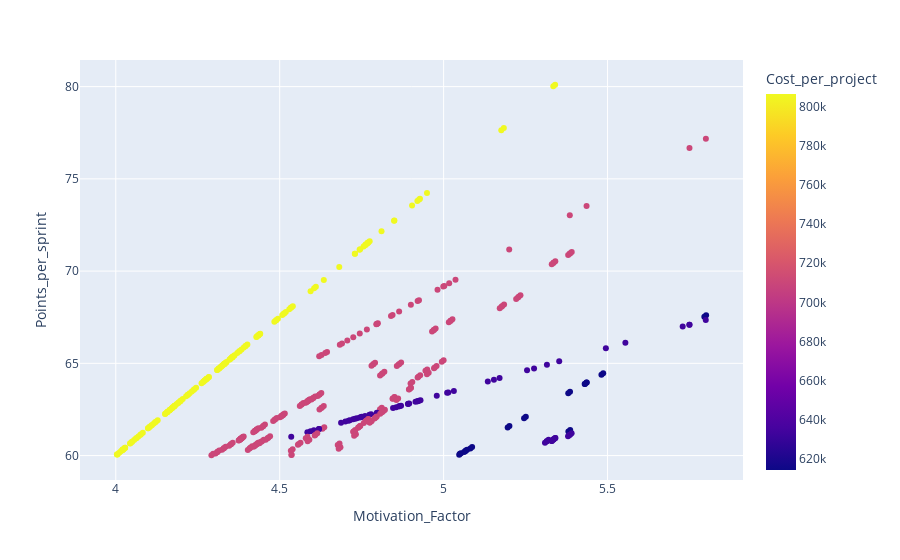

Source (notebook cell):
### Markdown cell above
Step 4)

Visulizing Resource combinations 
User can see that each dot is combination of resources. It also gives idea how much total project cost, points per sprint, and motivational factor for each combination.

### Code cell
import plotly.express as plt
plt.scatter(p3,x="Motivation_Factor",y="Points_per_sprint",color="Cost_per_project",hover_name="Resources")

### Figure 1 — Plotly figure (JSON) as saved in the notebook; plotly's stock layout.template omitted (floating-point values rounded to 4 significant figures; data arrays with more than 128 entries replaced by an {"elided": "..."} marker saying what was removed)
{"data": [{"hovertemplate": "<b>%{hovertext}</b><br><br>Motivation_Factor=%{x}<br>Points_per_sprint=%{y}<br>Cost_per_project=%{marker.color}<extra></extra>", "hovertext": {"elided": "500 str values"}, "legendgroup": "", "marker": {"color": {"elided": "500 int values"}, "coloraxis": "coloraxis", "symbol": "circle"}, "mode": "markers", "name": "", "orientation": "v", "showlegend": false, "type": "scatter", "x": {"elided": "500 float values"}, "xaxis": "x", "y": {"elided": "500 float values"}, "yaxis": "y"}], "layout": {"coloraxis": {"colorbar": {"title": {"text": "Cost_per_project"}}, "colorscale": [[0, "#0d0887"], [0.1111, "#46039f"], [0.2222, "#7201a8"], [0.3333, "#9c179e"], [0.4444, "#bd3786"], [0.5556, "#d8576b"], [0.6667, "#ed7953"], [0.7778, "#fb9f3a"], [0.8889, "#fdca26"], [1, "#f0f921"]]}, "legend": {"tracegroupgap": 0}, "margin": {"t": 60}, "xaxis": {"anchor": "y", "domain": [0, 1], "title": {"text": "Motivation_Factor"}}, "yaxis": {"anchor": "x", "domain": [0, 1], "title": {"text": "Points_per_sprint"}}}}
